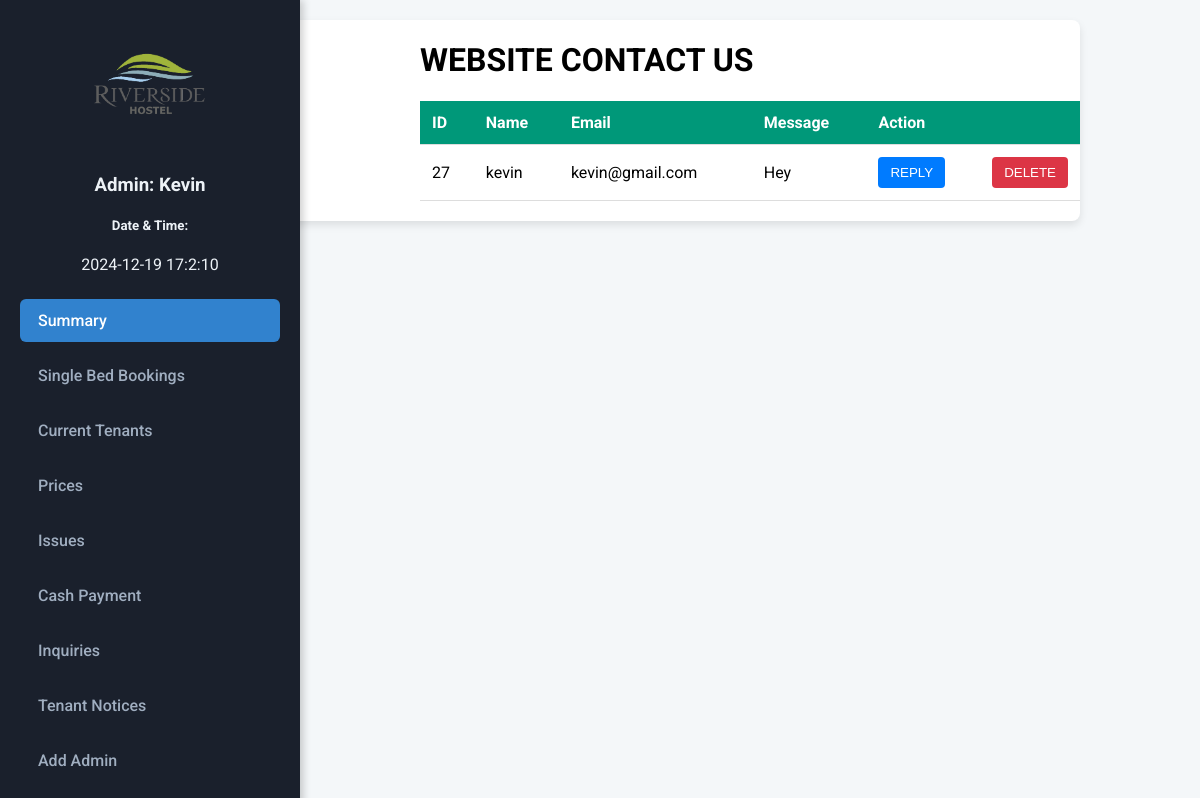
The app's page /ADMIN/inquiries.php (signed in) with its own data.
### tables this page shows
CREATE TABLE `contact` (
  `ID` int(11) NOT NULL,
  `Name` varchar(200) NOT NULL,
  `Email` varchar(200) NOT NULL,
  `Message` varchar(200) NOT NULL
);

### ADMIN/inquiries.php (the view, shortened to what this page needs)
<!DOCTYPE html>
<html lang="en">
<head>
</head>
<body>
    <div class="container">
        <div  class="side">
            <?php include ('base.php'); ?>
        </div>
        <div style="width: 100%" class="tabo">
        <h1>WEBSITE CONTACT US</h1>
            <table>
                <thead>
                    <tr>
                        <th>ID</th>
                        <th>Name</th>
                        <th>Email</th>
                        <th>Message</th>
                        <th>Action</th>
                    </tr>
                </thead>
                <tbody>
                    <?php
                    include ("connection.php");
                    $query = "SELECT * FROM contact";
                    $result = mysqli_query($conn, $query);
                    if (mysqli_num_rows($result) > 0) {
                        while ($row = mysqli_fetch_assoc($result)) {
                            echo "<tr>";
                            echo "<td>" . $row["ID"] . "</td>";
                            echo "<td>" . $row["Name"] . "</td>";
                            echo "<td>" . $row["Email"] . "</td>";
                            echo "<td>" . $row["Message"] . "</td>";
                            echo "<td class='action'>
                                <button class='reply'><a href='mailto:" . $row["Email"] . "' style='color: white; text-decoration: none;'>REPLY</a></button>
                                <span class='delete'><button><a href='delete.php?deleteid=" . $row["ID"] . "' style='color: white; text-decoration: none;'>DELETE</a></button></span>
                              </td>";
                            echo "</tr>";
                        }
                    } else {
                        echo "<tr><td colspan='5'>No records found in the database.</td></tr>";
                    }
                    ?>
                </tbody>
            </table>
        </div>
    </div>
</body>
</html>

### ADMIN/inquiries.php (style rules this page uses)
body { font-family: Arial, sans-serif; background-color: #f4f4f9; margin: 0; padding: 0; }
.container { width: 80%; margin: 20px auto; background-color: #fff; box-shadow: 0 4px 8px rgba(0, 0, 0, 0.1); border-radius: 8px; overflow: hidden; display: flex; }
table { width: 100%; border-collapse: collapse; margin: 20px 0; }
table th, table td { padding: 12px; text-align: left; border-bottom: 1px solid #ddd; }
table thead { background-color: #009879; color: #fff; }
.action { display: flex; justify-content: space-between; }
.action button { background-color: #007bff; color: #fff; border: none; padding: 8px 12px; border-radius: 4px; cursor: pointer; text-decoration: none; }
.delete button { background-color: #dc3545; }

### ADMIN/base.php (style rules this page uses)
body { background-color: #f4f7f9; font-family: 'Roboto', sans-serif; margin: 0; padding: 0; }

### records on screen
contact: ID "27", Name "kevin", Email "kevin@gmail.com", Message "Hey"

### other values on screen
$_SESSION['username'] "Kevin"
